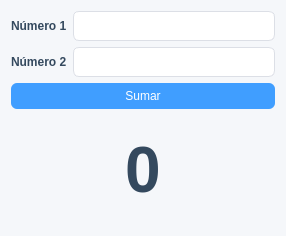
<?xml version="1.0" encoding="UTF-8"?>
<ui version="4.0">
 <class>Dialog</class>
 <widget class="QDialog" name="Dialog">
  <property name="geometry">
   <rect>
    <x>0</x>
    <y>0</y>
    <width>286</width>
    <height>236</height>
   </rect>
  </property>
  <property name="windowTitle">
   <string>Calculadora</string>
  </property>
  <property name="styleSheet">
   <string notr="true">/* Fondo general del diálogo */
QDialog {
    background-color: #f5f7fa;
    font-family: &quot;Segoe UI&quot;;
    font-size: 10pt;
    color: #2c3e50;
}

/* Labels */
QLabel {
    color: #34495e;
    font-weight: 500;
}

QLabel#label_resultado {
    color: #34495e;
	font-size:48pt;
    font-weight: 500;
}

/* Campos de texto */
QLineEdit {
    background-color: #ffffff;
    border: 1px solid #dcdfe6;
    border-radius: 6px;
    padding: 6px 8px;
    selection-background-color: #409eff;
    selection-color: white;
}

QLineEdit:focus {
    border: 1px solid #409eff;
    background-color: #ffffff;
}

/* Botones */
QPushButton {
    background-color: #409eff;
    color: white;
    border-radius: 6px;
    padding: 6px 14px;
    border: none;
}

QPushButton:hover {
    background-color: #66b1ff;
}

QPushButton:pressed {
    background-color: #2b85e4;
}

/* Botón secundario opcional */
QPushButton#secondaryButton {
    background-color: #e4e7ed;
    color: #2c3e50;
}

QPushButton#secondaryButton:hover {
    background-color: #d3d7de;
}</string>
  </property>
  <layout class="QHBoxLayout" name="horizontalLayout">
   <item>
    <layout class="QVBoxLayout" name="verticalLayout">
     <item>
      <layout class="QGridLayout" name="gridLayout">
       <item row="0" column="0">
        <widget class="QLabel" name="label">
         <property name="text">
          <string>Número 1</string>
         </property>
        </widget>
       </item>
       <item row="0" column="1">
        <widget class="QLineEdit" name="edit_numero1"/>
       </item>
       <item row="1" column="0">
        <widget class="QLabel" name="label_2">
         <property name="text">
          <string>Número 2</string>
         </property>
        </widget>
       </item>
       <item row="1" column="1">
        <widget class="QLineEdit" name="edit_numero2"/>
       </item>
      </layout>
     </item>
     <item>
      <widget class="QPushButton" name="boton_sumar">
       <property name="text">
        <string>Sumar</string>
       </property>
      </widget>
     </item>
     <item>
      <widget class="QLabel" name="label_resultado">
       <property name="font">
        <font>
         <pointsize>48</pointsize>
         <weight>62</weight>
         <bold>true</bold>
        </font>
       </property>
       <property name="text">
        <string>0</string>
       </property>
       <property name="alignment">
        <set>Qt::AlignCenter</set>
       </property>
      </widget>
     </item>
    </layout>
   </item>
  </layout>
 </widget>
 <resources/>
 <connections/>
</ui>
